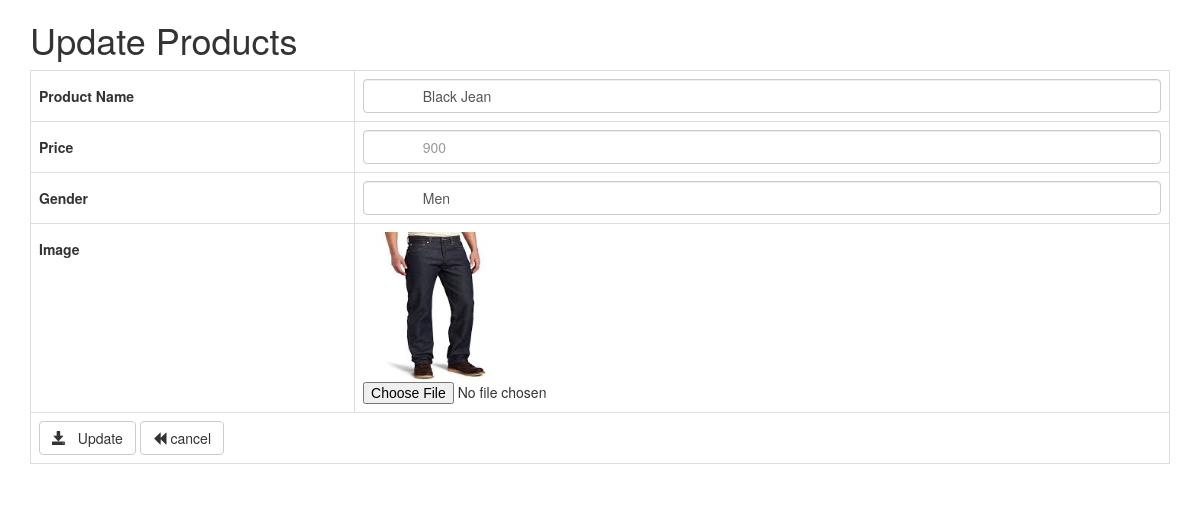
Screenshot of /EditProducts.php?edit_id=16 with the database file from the repository.
### tables this page shows
CREATE TABLE `product` (
  `productID` int(11) NOT NULL,
  `productName` varchar(255) NOT NULL,
  `price` int(11) NOT NULL,
  `gender` varchar(255) DEFAULT NULL,
  `image` varchar(255) DEFAULT NULL,
  `catID` int(11) DEFAULT NULL
);

### EditProducts.php (the view, shortened to what this page needs)
<?php
    require('dbconnect.php');
    $productID = $_GET['edit_id'];
    $sql = "SELECT  productName, price,image,gender FROM product WHERE productID ='$productID'";
    $result=mysqli_query($conn,$sql) or die(mysql_error());
    while($row=mysqli_fetch_array($result))
    {
?>
<!doctype html>
<html>
      <head>
           <link rel="stylesheet" href="css/bootstrap.min.css"/>
      </head>
      <body>
           <div class="container">
        <h1> Update Products </h1>
	    <form action="UpdateProducts.php" method="POST" enctype="multipart/form-data" class="form-horizontal">
	<table class="table table-bordered table-responsive">
    <tr>
    	<td><label class="control-label">Product Name</label></td>
        <td><input class="form-control" type="text" name="productname" value="
            <?php echo $row["productName"] ?>"> </td>
    </tr>
    <tr>
    	<td><label class="control-label">Price</label></td>
        <td><input class="form-control" type="number" name="price" placeholder="
            <?php echo $row["price"] ?>" /></td>
    </tr>
    <tr>
    	<td><label class="control-label">Gender</label></td>
        <td><input class="form-control" type="text" name="gender" value="
            <?php echo $row["gender"]?>" /></td>
    </tr>
    <tr>
    	<td><label class="control-label">Image</label></td>
        <td><img src="<?php echo $row["image"] ?>" height="150" width="150" />
            <input class="input-group" type="file" name='images' value="
            <?php echo $row["image"]?>"/></td>
    </tr>
    <tr>
        <td colspan="2"><button type="submit" name="update" class="btn btn-default">
        <span class="glyphicon glyphicon-save"></span> &nbsp; Update
        </button>
        <a class="btn btn-default" href="Display.php"> <span class="glyphicon glyphicon-backward"></span> cancel </a>
        </td>
    </tr>
    </table>
<?php
    }
 ?>
        </form>
            </div>
      </body>
<html>

### rows the page displays
product: productname "Black Jean", price "900", gender "Men", image (picture)
